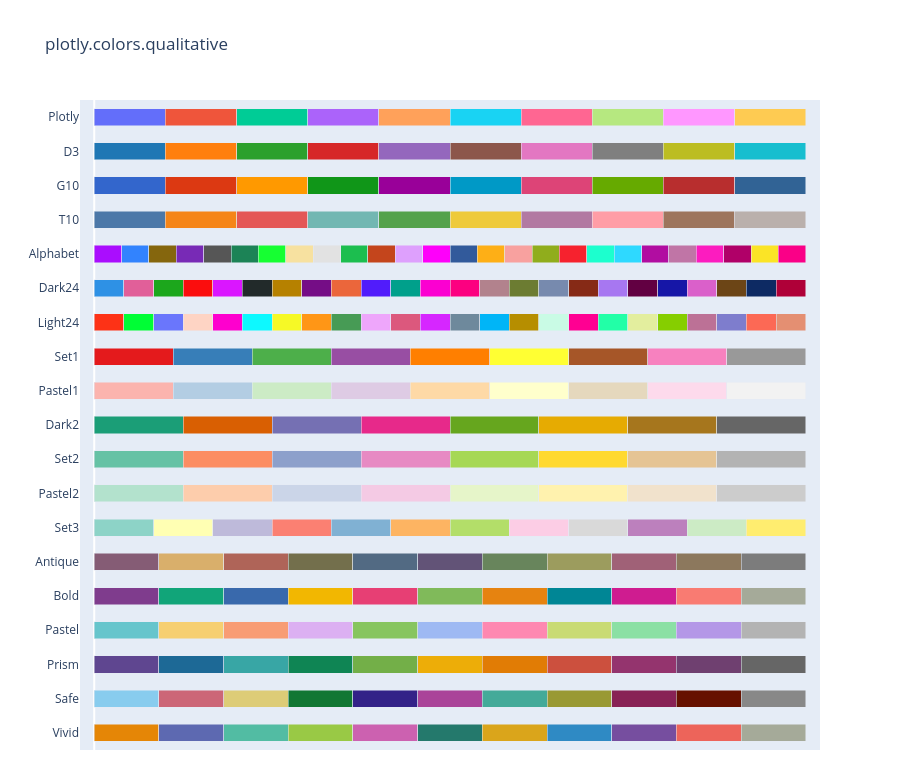

Notebook cell for this chart:
### Markdown cell above
### Definimos las paletas de color

### Code cell
# Mostramos las paletas de colores que tiene Plotly
px.colors.qualitative.swatches()

### Figure 1 — Plotly figure (JSON) as saved in the notebook; plotly's stock layout.template omitted (floating-point values rounded to 4 significant figures)
{"data": [{"customdata": [0, 1, 2, 3, 4, 5, 6, 7, 8, 9, 10], "hovertemplate": "%{y}[%{customdata}] = %{marker.color}<extra></extra>", "marker": {"color": ["rgb(229, 134, 6)", "rgb(93, 105, 177)", "rgb(82, 188, 163)", "rgb(153, 201, 69)", "rgb(204, 97, 176)", "rgb(36, 121, 108)", "rgb(218, 165, 27)", "rgb(47, 138, 196)", "rgb(118, 78, 159)", "rgb(237, 100, 90)", "rgb(165, 170, 153)"]}, "orientation": "h", "type": "bar", "x": [1, 1, 1, 1, 1, 1, 1, 1, 1, 1, 1], "y": ["Vivid", "Vivid", "Vivid", "Vivid", "Vivid", "Vivid", "Vivid", "Vivid", "Vivid", "Vivid", "Vivid"]}, {"customdata": [0, 1, 2, 3, 4, 5, 6, 7, 8, 9, 10], "hovertemplate": "%{y}[%{customdata}] = %{marker.color}<extra></extra>", "marker": {"color": ["rgb(136, 204, 238)", "rgb(204, 102, 119)", "rgb(221, 204, 119)", "rgb(17, 119, 51)", "rgb(51, 34, 136)", "rgb(170, 68, 153)", "rgb(68, 170, 153)", "rgb(153, 153, 51)", "rgb(136, 34, 85)", "rgb(102, 17, 0)", "rgb(136, 136, 136)"]}, "orientation": "h", "type": "bar", "x": [1, 1, 1, 1, 1, 1, 1, 1, 1, 1, 1], "y": ["Safe", "Safe", "Safe", "Safe", "Safe", "Safe", "Safe", "Safe", "Safe", "Safe", "Safe"]}, {"customdata": [0, 1, 2, 3, 4, 5, 6, 7, 8, 9, 10], "hovertemplate": "%{y}[%{customdata}] = %{marker.color}<extra></extra>", "marker": {"color": ["rgb(95, 70, 144)", "rgb(29, 105, 150)", "rgb(56, 166, 165)", "rgb(15, 133, 84)", "rgb(115, 175, 72)", "rgb(237, 173, 8)", "rgb(225, 124, 5)", "rgb(204, 80, 62)", "rgb(148, 52, 110)", "rgb(111, 64, 112)", "rgb(102, 102, 102)"]}, "orientation": "h", "type": "bar", "x": [1, 1, 1, 1, 1, 1, 1, 1, 1, 1, 1], "y": ["Prism", "Prism", "Prism", "Prism", "Prism", "Prism", "Prism", "Prism", "Prism", "Prism", "Prism"]}, {"customdata": [0, 1, 2, 3, 4, 5, 6, 7, 8, 9, 10], "hovertemplate": "%{y}[%{customdata}] = %{marker.color}<extra></extra>", "marker": {"color": ["rgb(102, 197, 204)", "rgb(246, 207, 113)", "rgb(248, 156, 116)", "rgb(220, 176, 242)", "rgb(135, 197, 95)", "rgb(158, 185, 243)", "rgb(254, 136, 177)", "rgb(201, 219, 116)", "rgb(139, 224, 164)", "rgb(180, 151, 231)", "rgb(179, 179, 179)"]}, "orientation": "h", "type": "bar", "x": [1, 1, 1, 1, 1, 1, 1, 1, 1, 1, 1], "y": ["Pastel", "Pastel", "Pastel", "Pastel", "Pastel", "Pastel", "Pastel", "Pastel", "Pastel", "Pastel", "Pastel"]}, {"customdata": [0, 1, 2, 3, 4, 5, 6, 7, 8, 9, 10], "hovertemplate": "%{y}[%{customdata}] = %{marker.color}<extra></extra>", "marker": {"color": ["rgb(127, 60, 141)", "rgb(17, 165, 121)", "rgb(57, 105, 172)", "rgb(242, 183, 1)", "rgb(231, 63, 116)", "rgb(128, 186, 90)", "rgb(230, 131, 16)", "rgb(0, 134, 149)", "rgb(207, 28, 144)", "rgb(249, 123, 114)", "rgb(165, 170, 153)"]}, "orientation": "h", "type": "bar", "x": [1, 1, 1, 1, 1, 1, 1, 1, 1, 1, 1], "y": ["Bold", "Bold", "Bold", "Bold", "Bold", "Bold", "Bold", "Bold", "Bold", "Bold", "Bold"]}, {"customdata": [0, 1, 2, 3, 4, 5, 6, 7, 8, 9, 10], "hovertemplate": "%{y}[%{customdata}] = %{marker.color}<extra></extra>", "marker": {"color": ["rgb(133, 92, 117)", "rgb(217, 175, 107)", "rgb(175, 100, 88)", "rgb(115, 111, 76)", "rgb(82, 106, 131)", "rgb(98, 83, 119)", "rgb(104, 133, 92)", "rgb(156, 156, 94)", "rgb(160, 97, 119)", "rgb(140, 120, 93)", "rgb(124, 124, 124)"]}, "orientation": "h", "type": "bar", "x": [1, 1, 1, 1, 1, 1, 1, 1, 1, 1, 1], "y": ["Antique", "Antique", "Antique", "Antique", "Antique", "Antique", "Antique", "Antique", "Antique", "Antique", "Antique"]}, {"customdata": [0, 1, 2, 3, 4, 5, 6, 7, 8, 9, 10, 11], "hovertemplate": "%{y}[%{customdata}] = %{marker.color}<extra></extra>", "marker": {"color": ["rgb(141,211,199)", "rgb(255,255,179)", "rgb(190,186,218)", "rgb(251,128,114)", "rgb(128,177,211)", "rgb(253,180,98)", "rgb(179,222,105)", "rgb(252,205,229)", "rgb(217,217,217)", "rgb(188,128,189)", "rgb(204,235,197)", "rgb(255,237,111)"]}, "orientation": "h", "type": "bar", "x": [1, 1, 1, 1, 1, 1, 1, 1, 1, 1, 1, 1], "y": ["Set3", "Set3", "Set3", "Set3", "Set3", "Set3", "Set3", "Set3", "Set3", "Set3", "Set3", "Set3"]}, {"customdata": [0, 1, 2, 3, 4, 5, 6, 7], "hovertemplate": "%{y}[%{customdata}] = %{marker.color}<extra></extra>", "marker": {"color": ["rgb(179,226,205)", "rgb(253,205,172)", "rgb(203,213,232)", "rgb(244,202,228)", "rgb(230,245,201)", "rgb(255,242,174)", "rgb(241,226,204)", "rgb(204,204,204)"]}, "orientation": "h", "type": "bar", "x": [1, 1, 1, 1, 1, 1, 1, 1], "y": ["Pastel2", "Pastel2", "Pastel2", "Pastel2", "Pastel2", "Pastel2", "Pastel2", "Pastel2"]}, {"customdata": [0, 1, 2, 3, 4, 5, 6, 7], "hovertemplate": "%{y}[%{customdata}] = %{marker.color}<extra></extra>", "marker": {"color": ["rgb(102,194,165)", "rgb(252,141,98)", "rgb(141,160,203)", "rgb(231,138,195)", "rgb(166,216,84)", "rgb(255,217,47)", "rgb(229,196,148)", "rgb(179,179,179)"]}, "orientation": "h", "type": "bar", "x": [1, 1, 1, 1, 1, 1, 1, 1], "y": ["Set2", "Set2", "Set2", "Set2", "Set2", "Set2", "Set2", "Set2"]}, {"customdata": [0, 1, 2, 3, 4, 5, 6, 7], "hovertemplate": "%{y}[%{customdata}] = %{marker.color}<extra></extra>", "marker": {"color": ["rgb(27,158,119)", "rgb(217,95,2)", "rgb(117,112,179)", "rgb(231,41,138)", "rgb(102,166,30)", "rgb(230,171,2)", "rgb(166,118,29)", "rgb(102,102,102)"]}, "orientation": "h", "type": "bar", "x": [1, 1, 1, 1, 1, 1, 1, 1], "y": ["Dark2", "Dark2", "Dark2", "Dark2", "Dark2", "Dark2", "Dark2", "Dark2"]}, {"customdata": [0, 1, 2, 3, 4, 5, 6, 7, 8], "hovertemplate": "%{y}[%{customdata}] = %{marker.color}<extra></extra>", "marker": {"color": ["rgb(251,180,174)", "rgb(179,205,227)", "rgb(204,235,197)", "rgb(222,203,228)", "rgb(254,217,166)", "rgb(255,255,204)", "rgb(229,216,189)", "rgb(253,218,236)", "rgb(242,242,242)"]}, "orientation": "h", "type": "bar", "x": [1, 1, 1, 1, 1, 1, 1, 1, 1], "y": ["Pastel1", "Pastel1", "Pastel1", "Pastel1", "Pastel1", "Pastel1", "Pastel1", "Pastel1", "Pastel1"]}, {"customdata": [0, 1, 2, 3, 4, 5, 6, 7, 8], "hovertemplate": "%{y}[%{customdata}] = %{marker.color}<extra></extra>", "marker": {"color": ["rgb(228,26,28)", "rgb(55,126,184)", "rgb(77,175,74)", "rgb(152,78,163)", "rgb(255,127,0)", "rgb(255,255,51)", "rgb(166,86,40)", "rgb(247,129,191)", "rgb(153,153,153)"]}, "orientation": "h", "type": "bar", "x": [1, 1, 1, 1, 1, 1, 1, 1, 1], "y": ["Set1", "Set1", "Set1", "Set1", "Set1", "Set1", "Set1", "Set1", "Set1"]}, {"customdata": [0, 1, 2, 3, 4, 5, 6, 7, 8, 9, 10, 11, 12, 13, 14, 15, 16, 17, 18, 19, 20, 21, 22, 23], "hovertemplate": "%{y}[%{customdata}] = %{marker.color}<extra></extra>", "marker": {"color": ["#FD3216", "#00FE35", "#6A76FC", "#FED4C4", "#FE00CE", "#0DF9FF", "#F6F926", "#FF9616", "#479B55", "#EEA6FB", "#DC587D", "#D626FF", "#6E899C", "#00B5F7", "#B68E00", "#C9FBE5", "#FF0092", "#22FFA7", "#E3EE9E", "#86CE00", "#BC7196", "#7E7DCD", "#FC6955", "#E48F72"]}, "orientation": "h", "type": "bar", "x": [1, 1, 1, 1, 1, 1, 1, 1, 1, 1, 1, 1, 1, 1, 1, 1, 1, 1, 1, 1, 1, 1, 1, 1], "y": ["Light24", "Light24", "Light24", "Light24", "Light24", "Light24", "Light24", "Light24", "Light24", "Light24", "Light24", "Light24", "Light24", "Light24", "Light24", "Light24", "Light24", "Light24", "Light24", "Light24", "Light24", "Light24", "Light24", "Light24"]}, {"customdata": [0, 1, 2, 3, 4, 5, 6, 7, 8, 9, 10, 11, 12, 13, 14, 15, 16, 17, 18, 19, 20, 21, 22, 23], "hovertemplate": "%{y}[%{customdata}] = %{marker.color}<extra></extra>", "marker": {"color": ["#2E91E5", "#E15F99", "#1CA71C", "#FB0D0D", "#DA16FF", "#222A2A", "#B68100", "#750D86", "#EB663B", "#511CFB", "#00A08B", "#FB00D1", "#FC0080", "#B2828D", "#6C7C32", "#778AAE", "#862A16", "#A777F1", "#620042", "#1616A7", "#DA60CA", "#6C4516", "#0D2A63", "#AF0038"]}, "orientation": "h", "type": "bar", "x": [1, 1, 1, 1, 1, 1, 1, 1, 1, 1, 1, 1, 1, 1, 1, 1, 1, 1, 1, 1, 1, 1, 1, 1], "y": ["Dark24", "Dark24", "Dark24", "Dark24", "Dark24", "Dark24", "Dark24", "Dark24", "Dark24", "Dark24", "Dark24", "Dark24", "Dark24", "Dark24", "Dark24", "Dark24", "Dark24", "Dark24", "Dark24", "Dark24", "Dark24", "Dark24", "Dark24", "Dark24"]}, {"customdata": [0, 1, 2, 3, 4, 5, 6, 7, 8, 9, 10, 11, 12, 13, 14, 15, 16, 17, 18, 19, 20, 21, 22, 23, 24, 25], "hovertemplate": "%{y}[%{customdata}] = %{marker.color}<extra></extra>", "marker": {"color": ["#AA0DFE", "#3283FE", "#85660D", "#782AB6", "#565656", "#1C8356", "#16FF32", "#F7E1A0", "#E2E2E2", "#1CBE4F", "#C4451C", "#DEA0FD", "#FE00FA", "#325A9B", "#FEAF16", "#F8A19F", "#90AD1C", "#F6222E", "#1CFFCE", "#2ED9FF", "#B10DA1", "#C075A6", "#FC1CBF", "#B00068", "#FBE426", "#FA0087"]}, "orientation": "h", "type": "bar", "x": [1, 1, 1, 1, 1, 1, 1, 1, 1, 1, 1, 1, 1, 1, 1, 1, 1, 1, 1, 1, 1, 1, 1, 1, 1, 1], "y": ["Alphabet", "Alphabet", "Alphabet", "Alphabet", "Alphabet", "Alphabet", "Alphabet", "Alphabet", "Alphabet", "Alphabet", "Alphabet", "Alphabet", "Alphabet", "Alphabet", "Alphabet", "Alphabet", "Alphabet", "Alphabet", "Alphabet", "Alphabet", "Alphabet", "Alphabet", "Alphabet", "Alphabet", "Alphabet", "Alphabet"]}, {"customdata": [0, 1, 2, 3, 4, 5, 6, 7, 8, 9], "hovertemplate": "%{y}[%{customdata}] = %{marker.color}<extra></extra>", "marker": {"color": ["#4C78A8", "#F58518", "#E45756", "#72B7B2", "#54A24B", "#EECA3B", "#B279A2", "#FF9DA6", "#9D755D", "#BAB0AC"]}, "orientation": "h", "type": "bar", "x": [1, 1, 1, 1, 1, 1, 1, 1, 1, 1], "y": ["T10", "T10", "T10", "T10", "T10", "T10", "T10", "T10", "T10", "T10"]}, {"customdata": [0, 1, 2, 3, 4, 5, 6, 7, 8, 9], "hovertemplate": "%{y}[%{customdata}] = %{marker.color}<extra></extra>", "marker": {"color": ["#3366CC", "#DC3912", "#FF9900", "#109618", "#990099", "#0099C6", "#DD4477", "#66AA00", "#B82E2E", "#316395"]}, "orientation": "h", "type": "bar", "x": [1, 1, 1, 1, 1, 1, 1, 1, 1, 1], "y": ["G10", "G10", "G10", "G10", "G10", "G10", "G10", "G10", "G10", "G10"]}, {"customdata": [0, 1, 2, 3, 4, 5, 6, 7, 8, 9], "hovertemplate": "%{y}[%{customdata}] = %{marker.color}<extra></extra>", "marker": {"color": ["#1F77B4", "#FF7F0E", "#2CA02C", "#D62728", "#9467BD", "#8C564B", "#E377C2", "#7F7F7F", "#BCBD22", "#17BECF"]}, "orientation": "h", "type": "bar", "x": [1, 1, 1, 1, 1, 1, 1, 1, 1, 1], "y": ["D3", "D3", "D3", "D3", "D3", "D3", "D3", "D3", "D3", "D3"]}, {"customdata": [0, 1, 2, 3, 4, 5, 6, 7, 8, 9], "hovertemplate": "%{y}[%{customdata}] = %{marker.color}<extra></extra>", "marker": {"color": ["#636EFA", "#EF553B", "#00CC96", "#AB63FA", "#FFA15A", "#19D3F3", "#FF6692", "#B6E880", "#FF97FF", "#FECB52"]}, "orientation": "h", "type": "bar", "x": [1, 1, 1, 1, 1, 1, 1, 1, 1, 1], "y": ["Plotly", "Plotly", "Plotly", "Plotly", "Plotly", "Plotly", "Plotly", "Plotly", "Plotly", "Plotly"]}], "layout": {"bargap": 0.5, "barmode": "stack", "barnorm": "fraction", "height": 760, "margin": {"b": 10}, "showlegend": false, "title": {"text": "plotly.colors.qualitative"}, "xaxis": {"range": [-0.02, 1.02], "showgrid": false, "showticklabels": false}}}
